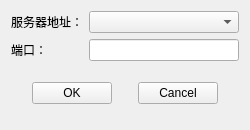
<?xml version="1.0" encoding="UTF-8"?>
<ui version="4.0">
 <class>TcpServerWidget</class>
 <widget class="QWidget" name="TcpServerWidget">
  <property name="geometry">
   <rect>
    <x>0</x>
    <y>0</y>
    <width>250</width>
    <height>130</height>
   </rect>
  </property>
  <property name="windowTitle">
   <string>Create TCP Server</string>
  </property>
  <layout class="QVBoxLayout" name="verticalLayout">
   <item>
    <layout class="QGridLayout" name="gridLayout">
     <item row="1" column="1">
      <widget class="QLineEdit" name="lineEditPort"/>
     </item>
     <item row="0" column="0">
      <widget class="QLabel" name="label_3">
       <property name="text">
        <string>服务器地址：</string>
       </property>
      </widget>
     </item>
     <item row="0" column="1">
      <widget class="QComboBox" name="comboBox"/>
     </item>
     <item row="1" column="0">
      <widget class="QLabel" name="label_2">
       <property name="text">
        <string>端口：</string>
       </property>
      </widget>
     </item>
    </layout>
   </item>
   <item>
    <spacer name="verticalSpacer_2">
     <property name="orientation">
      <enum>Qt::Vertical</enum>
     </property>
     <property name="sizeHint" stdset="0">
      <size>
       <width>20</width>
       <height>8</height>
      </size>
     </property>
    </spacer>
   </item>
   <item>
    <layout class="QHBoxLayout" name="horizontalLayout">
     <item>
      <spacer name="horizontalSpacer">
       <property name="orientation">
        <enum>Qt::Horizontal</enum>
       </property>
       <property name="sizeHint" stdset="0">
        <size>
         <width>40</width>
         <height>20</height>
        </size>
       </property>
      </spacer>
     </item>
     <item>
      <widget class="QPushButton" name="pushButtonOk">
       <property name="text">
        <string>OK</string>
       </property>
      </widget>
     </item>
     <item>
      <spacer name="horizontalSpacer_2">
       <property name="orientation">
        <enum>Qt::Horizontal</enum>
       </property>
       <property name="sizeHint" stdset="0">
        <size>
         <width>40</width>
         <height>20</height>
        </size>
       </property>
      </spacer>
     </item>
     <item>
      <widget class="QPushButton" name="pushButtonCancel">
       <property name="text">
        <string>Cancel</string>
       </property>
      </widget>
     </item>
     <item>
      <spacer name="horizontalSpacer_3">
       <property name="orientation">
        <enum>Qt::Horizontal</enum>
       </property>
       <property name="sizeHint" stdset="0">
        <size>
         <width>40</width>
         <height>20</height>
        </size>
       </property>
      </spacer>
     </item>
    </layout>
   </item>
   <item>
    <spacer name="verticalSpacer">
     <property name="orientation">
      <enum>Qt::Vertical</enum>
     </property>
     <property name="sizeHint" stdset="0">
      <size>
       <width>20</width>
       <height>7</height>
      </size>
     </property>
    </spacer>
   </item>
  </layout>
  <zorder>layoutWidget</zorder>
  <zorder>verticalSpacer</zorder>
  <zorder>verticalSpacer_2</zorder>
  <zorder>layoutWidget_2</zorder>
  <zorder>horizontalSpacer_3</zorder>
 </widget>
 <resources/>
 <connections/>
</ui>
